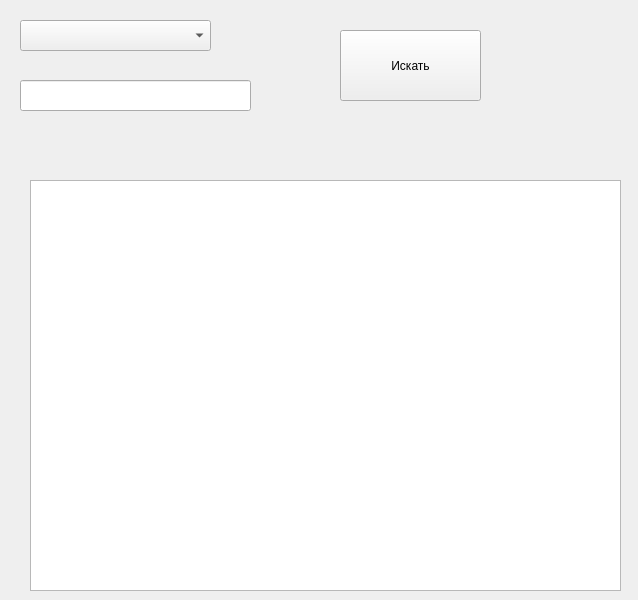
<?xml version="1.0" encoding="UTF-8"?>
<ui version="4.0">
 <class>MainWindow</class>
 <widget class="QMainWindow" name="MainWindow">
  <property name="geometry">
   <rect>
    <x>0</x>
    <y>0</y>
    <width>638</width>
    <height>600</height>
   </rect>
  </property>
  <property name="windowTitle">
   <string>MainWindow</string>
  </property>
  <widget class="QWidget" name="centralwidget">
   <widget class="QComboBox" name="query_box">
    <property name="geometry">
     <rect>
      <x>20</x>
      <y>20</y>
      <width>191</width>
      <height>31</height>
     </rect>
    </property>
   </widget>
   <widget class="QLineEdit" name="searchEdit">
    <property name="geometry">
     <rect>
      <x>20</x>
      <y>80</y>
      <width>231</width>
      <height>31</height>
     </rect>
    </property>
   </widget>
   <widget class="QPushButton" name="find_btn">
    <property name="geometry">
     <rect>
      <x>340</x>
      <y>30</y>
      <width>141</width>
      <height>71</height>
     </rect>
    </property>
    <property name="text">
     <string>Искать</string>
    </property>
   </widget>
   <widget class="QTableWidget" name="result_table">
    <property name="geometry">
     <rect>
      <x>30</x>
      <y>180</y>
      <width>591</width>
      <height>411</height>
     </rect>
    </property>
   </widget>
  </widget>
 </widget>
 <resources/>
 <connections/>
</ui>
